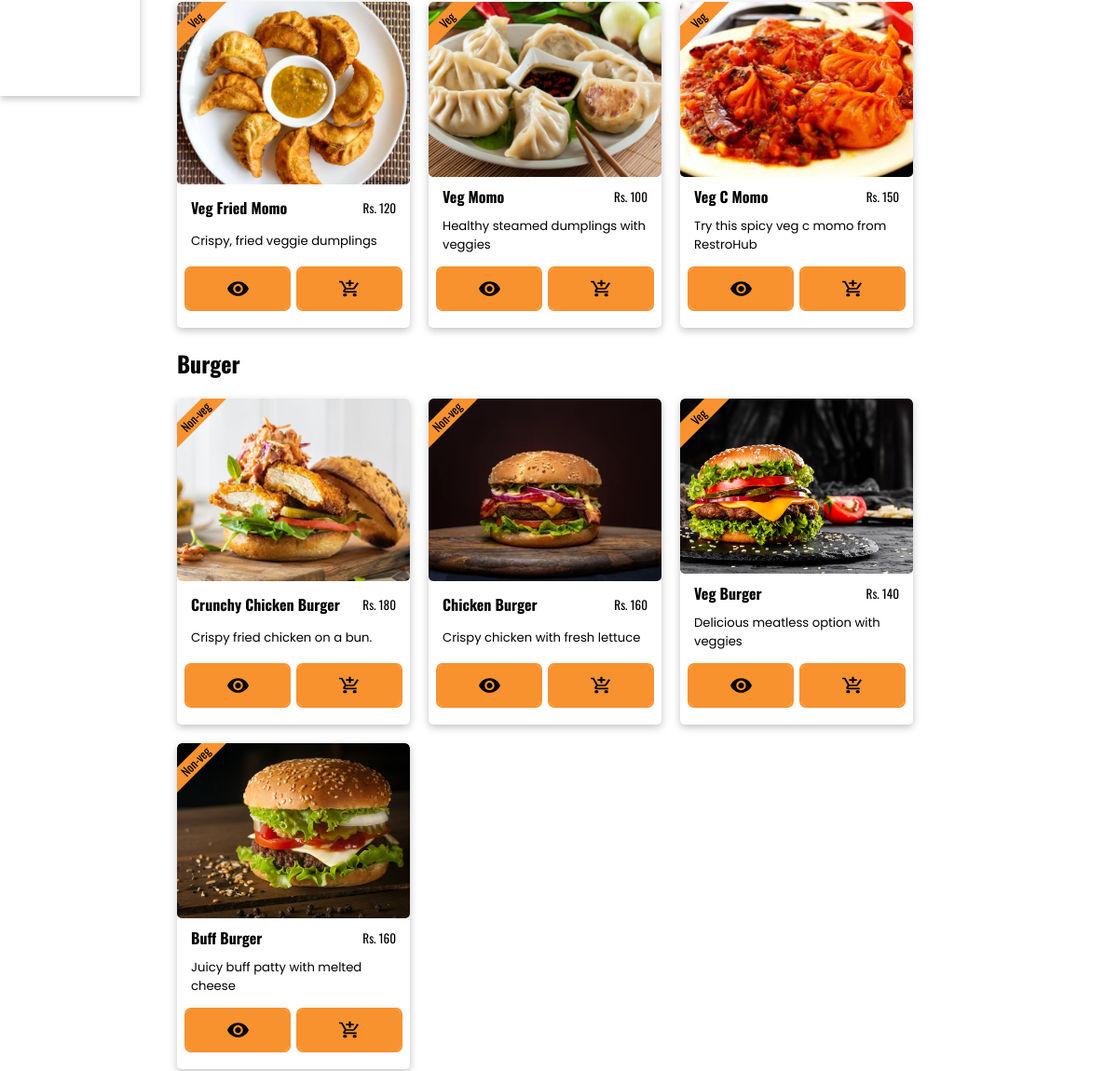
Page /menu.php (middle part) on the earlier database version.
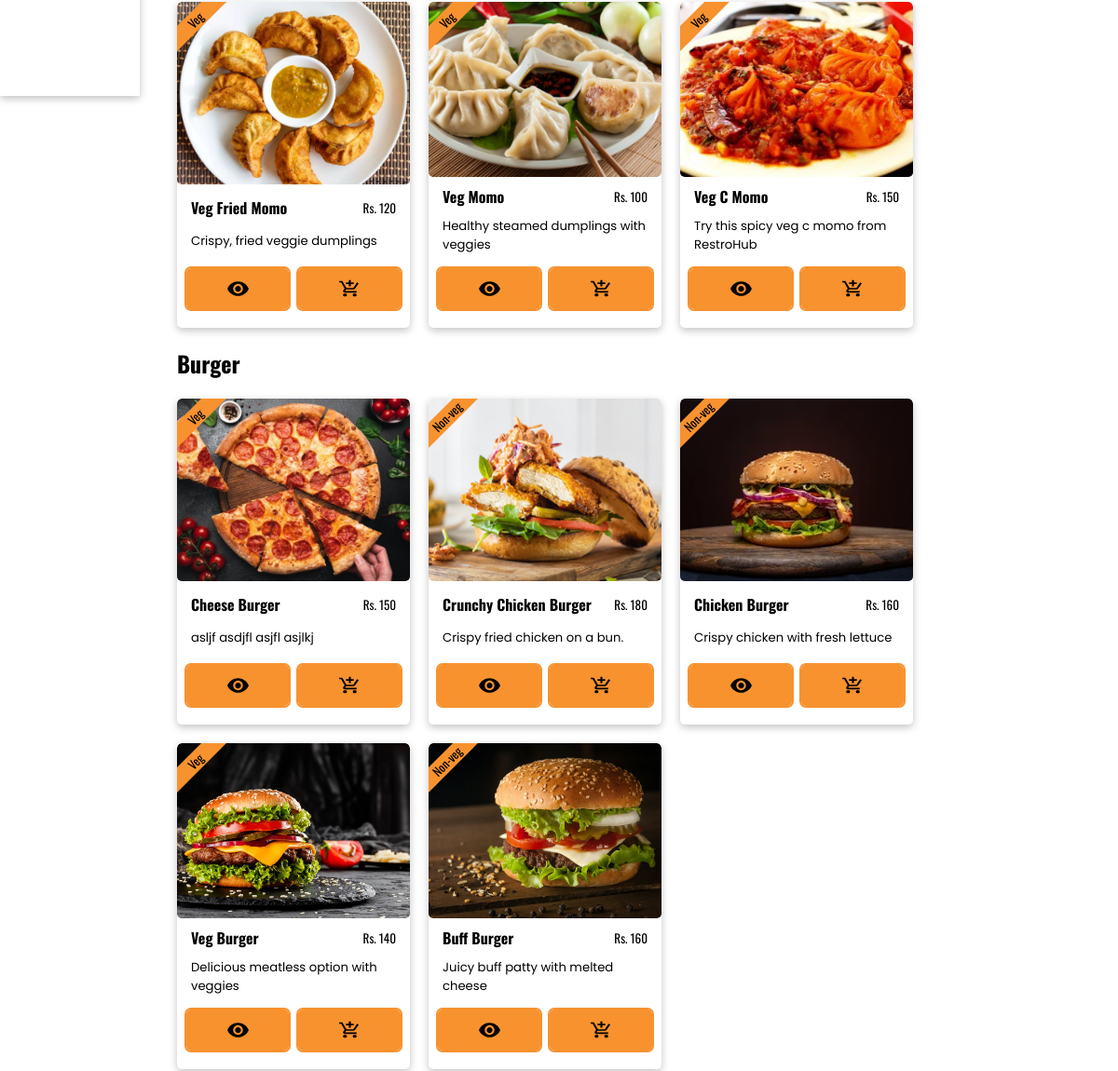
Same page on the later database version.
### tables this page shows
CREATE TABLE `food` (
  `f_id` int(11) NOT NULL,
  `img` varchar(100) DEFAULT NULL,
  `name` varchar(100) DEFAULT NULL,
  `price` int(11) DEFAULT NULL,
  `cooking_time` int(11) DEFAULT NULL,
  `description` varchar(500) NOT NULL,
  `veg` int(1) NOT NULL,
  `product_id` varchar(30) NOT NULL,
  `short_desc` varchar(50) NOT NULL,
  `ingredients` varchar(500) NOT NULL,
  `disabled` int(11) NOT NULL,
  `special` int(11) NOT NULL,
  `category` int(11) NOT NULL
);

CREATE TABLE `category` (
  `cat_id` int(11) NOT NULL,
  `image` varchar(100) NOT NULL,
  `cat_name` varchar(50) NOT NULL
);

### menu.php (the view, shortened to what the changed rows need)
<!DOCTYPE html>
<html lang="en">
<head>
    <link rel="stylesheet" href="./styles/style.css">
    <link rel="stylesheet" href="./styles/responsive.css">
</head>
<body>
    <?php require("./components/header.php"); ?>
    <main class="menu_container">
        <div class="menu_container_inner">
                    <?php
                    require("./config.php");
                    $sql = "SELECT image, cat_name FROM category";
                    ?>
            <div class="menu_food-card-category-container">
                <?php
                if (isset($_GET['search'])) {
                    $searchKey = $_GET['search'];
                    $sql = "SELECT * FROM food where name like '%$searchKey%'" . (isset($_SESSION['veg-int']) ? " and veg = '{$_SESSION['veg-int']}'" : "") . " order by f_id desc";
                } else {
                    if (isset($_SESSION['cat_name']) && $_SESSION['cat_name'] !== "all") {
                        $sql = "SELECT cat_name FROM category where cat_name = '{$_SESSION['cat_name']}'";
                    } else {
                        $sql = "SELECT cat_name FROM category";
                    }
                }
                $result = mysqli_query($conn, $sql);
                if (mysqli_num_rows($result) > 0) {
                    if (!isset($_GET['search'])) {
                        while ($row = mysqli_fetch_assoc($result)) {
                ?>
                            <section class="menu_food-card-container mt-20 flex direction-col">
                                <?php
                                $sql_food = "SELECT * FROM food inner join category on food.category = category.cat_id where category.cat_name = '$row[cat_name]' and disabled = 0" . (isset($_SESSION['veg-int']) ? " and veg = '{$_SESSION['veg-int']}'" : "") . " order by food.f_id desc";
                                $res = mysqli_query($conn, $sql_food);
                                if (mysqli_num_rows($res) > 0) {
                                ?>
                                    <h2 class="heading h2"><?php if (isset($row['cat_name']))
                                                                echo $row['cat_name'];
                                                            else
                                                                echo $searchKey; ?></h2>
                                    <div class="food_cards mt-20 flex gap wrap justify-start">
                                        <?php while ($data = mysqli_fetch_assoc($res)) {
                                        ?>
                                            <div class="menu_food-card border-curve shadow">
                                                <p class="card__tag text-center heading">
                                                    <?php
                                                    if ($data['veg'] == 1)
                                                        echo "Veg";
                                                    else
                                                        echo "Non-veg";
                                                    ?>
                                                </p>
                                                <div class="card__food-img">
                                                    <a href="./details.php?name=<?php echo str_replace(" ", "-", strtolower($data['name'])); ?>">
                                                        <img src="./uploads/foods/<?php echo $data['img']; ?>" alt="food image" class="border-curve food_img">
                                                    </a>
                                                </div>
                                                <article class="card__food-info flex items-center">
                                                    <a href="./details.php?name=<?php echo str_replace(" ", "-", strtolower($data['name'])); ?>">
                                                        <h2 class="card__food-title heading"><?php echo $data['name']; ?></h2>
                                                    </a>
                                                    <p class="card__food-price heading">Rs. <?php echo $data['price']; ?></p>
                                                </article>
                                                <p class="card__food-desc"><?php echo $data['short_desc']; ?></p>
                                                <div class="card__btns flex">
                                                    <div class="form mr-10">
                                                        <a href="./details.php?name=<?php echo str_replace(" ", "-", strtolower($data['name'])); ?>" class="button card__btn flex justify-center border-curve" name="view"><img src="./images/ic_eye.svg" alt="view"></a>
                                                    </div>
                                                    <form action="./backend/add-to-cart.php" method="post" class="form_food-card" name="form_food-card">
                                                        <button type="button" class="button card__btn btn_add-to-cart flex justify-center border-curve" name="add-to-card"><img src="./images/ic_add-cart.svg" alt="add to cart"></button>
                                                    </form>
                                                </div>
                                            </div>
                                    <?php   }
                                    }
                                    ?>
                                    </div>
                            </section>
                        <?php  }
                }
                } else
                    echo "No food items found";
                ?>
            </div>
        </div>
    </main>
</body>
</html>

Differences in the rows shown:
added food: veg "Veg", img (picture), name "Cheese Burger", price "150", short_desc "asljf asdjfl asjfl asjlkj", shown under category "Burger"
